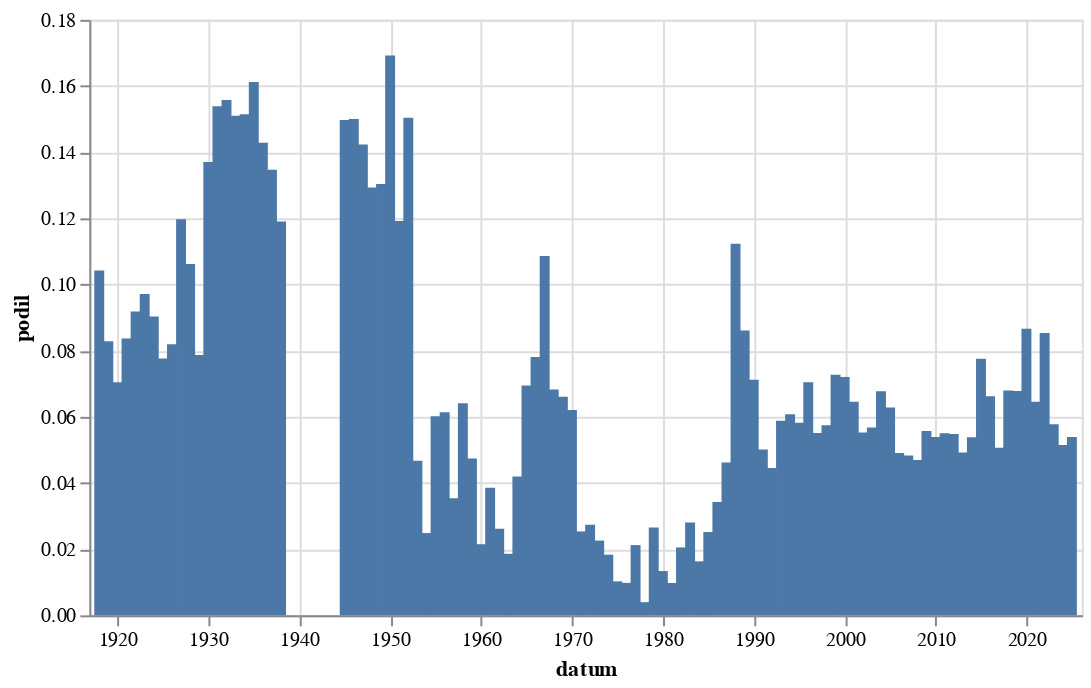

Source (notebook cell):
### Code cell
graf(vyvoj(r'[Pp]odnik[aá]'))

### Figure 1 — Vega-Lite specification as saved in the notebook (floating-point values rounded to 4 significant figures)
{"config": {"view": {"continuousWidth": 300, "continuousHeight": 300}}, "data": {"name": "data-4e019753b8e007df3f7f835a34fb08c1"}, "mark": {"type": "bar"}, "encoding": {"x": {"field": "datum", "type": "temporal"}, "y": {"field": "podil", "type": "quantitative"}}, "height": 300, "width": 500, "$schema": "https://vega.github.io/schema/vega-lite/v5.8.0.json", "datasets": {"data-4e019753b8e007df3f7f835a34fb08c1": [{"datum": "1918-01-01T00:00:00", "text": 27, "text_right": 259, "podil": 0.1042}, {"datum": "1919-01-01T00:00:00", "text": 190, "text_right": 2294, "podil": 0.08282}, {"datum": "1920-01-01T00:00:00", "text": 214, "text_right": 3038, "podil": 0.07044}, {"datum": "1921-01-01T00:00:00", "text": 343, "text_right": 4098, "podil": 0.0837}, {"datum": "1922-01-01T00:00:00", "text": 357, "text_right": 3886, "podil": 0.09187}, {"datum": "1923-01-01T00:00:00", "text": 245, "text_right": 2523, "podil": 0.09711}, {"datum": "1924-01-01T00:00:00", "text": 267, "text_right": 2955, "podil": 0.09036}, {"datum": "1925-01-01T00:00:00", "text": 181, "text_right": 2332, "podil": 0.07762}, {"datum": "1926-01-01T00:00:00", "text": 281, "text_right": 3430, "podil": 0.08192}, {"datum": "1927-01-01T00:00:00", "text": 356, "text_right": 2973, "podil": 0.1197}, {"datum": "1928-01-01T00:00:00", "text": 324, "text_right": 3050, "podil": 0.1062}, {"datum": "1929-01-01T00:00:00", "text": 135, "text_right": 1715, "podil": 0.07872}, {"datum": "1930-01-01T00:00:00", "text": 473, "text_right": 3451, "podil": 0.1371}, {"datum": "1931-01-01T00:00:00", "text": 465, "text_right": 3022, "podil": 0.1539}, {"datum": "1932-01-01T00:00:00", "text": 320, "text_right": 2054, "podil": 0.1558}, {"datum": "1933-01-01T00:00:00", "text": 325, "text_right": 2152, "podil": 0.151}, {"datum": "1934-01-01T00:00:00", "text": 275, "text_right": 1816, "podil": 0.1514}, {"datum": "1935-01-01T00:00:00", "text": 228, "text_right": 1414, "podil": 0.1612}, {"datum": "1936-01-01T00:00:00", "text": 296, "text_right": 2072, "podil": 0.1429}, {"datum": "1937-01-01T00:00:00", "text": 251, "text_right": 1864, "podil": 0.1347}, {"datum": "1938-01-01T00:00:00", "text": 117, "text_right": 983, "podil": 0.119}, {"datum": "1945-01-01T00:00:00", "text": 31, "text_right": 207, "podil": 0.1498}, {"datum": "1946-01-01T00:00:00", "text": 250, "text_right": 1666, "podil": 0.1501}, {"datum": "1947-01-01T00:00:00", "text": 235, "text_right": 1651, "podil": 0.1423}, {"datum": "1948-01-01T00:00:00", "text": 175, "text_right": 1353, "podil": 0.1293}, {"datum": "1949-01-01T00:00:00", "text": 73, "text_right": 560, "podil": 0.1304}, {"datum": "1950-01-01T00:00:00", "text": 55, "text_right": 325, "podil": 0.1692}, {"datum": "1951-01-01T00:00:00", "text": 31, "text_right": 260, "podil": 0.1192}, {"datum": "1952-01-01T00:00:00", "text": 40, "text_right": 266, "podil": 0.1504}, {"datum": "1953-01-01T00:00:00", "text": 10, "text_right": 214, "podil": 0.04673}, {"datum": "1954-01-01T00:00:00", "text": 5, "text_right": 201, "podil": 0.02488}, {"datum": "1955-01-01T00:00:00", "text": 8, "text_right": 133, "podil": 0.06015}, {"datum": "1956-01-01T00:00:00", "text": 14, "text_right": 228, "podil": 0.0614}, {"datum": "1957-01-01T00:00:00", "text": 9, "text_right": 254, "podil": 0.03543}, {"datum": "1958-01-01T00:00:00", "text": 15, "text_right": 234, "podil": 0.0641}, {"datum": "1959-01-01T00:00:00", "text": 11, "text_right": 232, "podil": 0.04741}, {"datum": "1960-01-01T00:00:00", "text": 6, "text_right": 279, "podil": 0.02151}, {"datum": "1961-01-01T00:00:00", "text": 11, "text_right": 285, "podil": 0.0386}, {"datum": "1962-01-01T00:00:00", "text": 4, "text_right": 153, "podil": 0.02614}, {"datum": "1963-01-01T00:00:00", "text": 4, "text_right": 215, "podil": 0.0186}, {"datum": "1964-01-01T00:00:00", "text": 19, "text_right": 453, "podil": 0.04194}, {"datum": "1965-01-01T00:00:00", "text": 20, "text_right": 288, "podil": 0.06944}, {"datum": "1966-01-01T00:00:00", "text": 26, "text_right": 333, "podil": 0.07808}, {"datum": "1967-01-01T00:00:00", "text": 34, "text_right": 313, "podil": 0.1086}, {"datum": "1968-01-01T00:00:00", "text": 74, "text_right": 1084, "podil": 0.06827}, {"datum": "1969-01-01T00:00:00", "text": 55, "text_right": 832, "podil": 0.06611}, {"datum": "1970-01-01T00:00:00", "text": 37, "text_right": 596, "podil": 0.06208}, {"datum": "1971-01-01T00:00:00", "text": 14, "text_right": 552, "podil": 0.02536}, {"datum": "1972-01-01T00:00:00", "text": 10, "text_right": 365, "podil": 0.0274}, {"datum": "1973-01-01T00:00:00", "text": 12, "text_right": 531, "podil": 0.0226}, {"datum": "1974-01-01T00:00:00", "text": 9, "text_right": 491, "podil": 0.01833}, {"datum": "1975-01-01T00:00:00", "text": 6, "text_right": 584, "podil": 0.01027}, {"datum": "1976-01-01T00:00:00", "text": 4, "text_right": 408, "podil": 0.009804}, {"datum": "1977-01-01T00:00:00", "text": 10, "text_right": 471, "podil": 0.02123}, {"datum": "1978-01-01T00:00:00", "text": 2, "text_right": 502, "podil": 0.003984}, {"datum": "1979-01-01T00:00:00", "text": 11, "text_right": 414, "podil": 0.02657}, {"datum": "1980-01-01T00:00:00", "text": 6, "text_right": 448, "podil": 0.01339}, {"datum": "1981-01-01T00:00:00", "text": 3, "text_right": 307, "podil": 0.009772}, {"datum": "1982-01-01T00:00:00", "text": 10, "text_right": 487, "podil": 0.02053}, {"datum": "1983-01-01T00:00:00", "text": 15, "text_right": 534, "podil": 0.02809}, {"datum": "1984-01-01T00:00:00", "text": 7, "text_right": 429, "podil": 0.01632}, {"datum": "1985-01-01T00:00:00", "text": 10, "text_right": 397, "podil": 0.02519}, {"datum": "1986-01-01T00:00:00", "text": 10, "text_right": 292, "podil": 0.03425}, {"datum": "1987-01-01T00:00:00", "text": 19, "text_right": 411, "podil": 0.04623}, {"datum": "1988-01-01T00:00:00", "text": 63, "text_right": 561, "podil": 0.1123}, {"datum": "1989-01-01T00:00:00", "text": 88, "text_right": 1022, "podil": 0.08611}, {"datum": "1990-01-01T00:00:00", "text": 469, "text_right": 6587, "podil": 0.0712}, {"datum": "1991-01-01T00:00:00", "text": 577, "text_right": 11502, "podil": 0.05017}, {"datum": "1992-01-01T00:00:00", "text": 398, "text_right": 8935, "podil": 0.04454}, {"datum": "1993-01-01T00:00:00", "text": 200, "text_right": 3398, "podil": 0.05886}, {"datum": "1994-01-01T00:00:00", "text": 176, "text_right": 2897, "podil": 0.06075}, {"datum": "1995-01-01T00:00:00", "text": 198, "text_right": 3402, "podil": 0.0582}, {"datum": "1996-01-01T00:00:00", "text": 270, "text_right": 3831, "podil": 0.07048}, {"datum": "1997-01-01T00:00:00", "text": 323, "text_right": 5859, "podil": 0.05513}, {"datum": "1998-01-01T00:00:00", "text": 277, "text_right": 4823, "podil": 0.05743}, {"datum": "1999-01-01T00:00:00", "text": 590, "text_right": 8114, "podil": 0.07271}, {"datum": "2000-01-01T00:00:00", "text": 592, "text_right": 8219, "podil": 0.07203}, {"datum": "2001-01-01T00:00:00", "text": 501, "text_right": 7756, "podil": 0.0646}, {"datum": "2002-01-01T00:00:00", "text": 350, "text_right": 6334, "podil": 0.05526}, {"datum": "2003-01-01T00:00:00", "text": 488, "text_right": 8590, "podil": 0.05681}, {"datum": "2004-01-01T00:00:00", "text": 533, "text_right": 7865, "podil": 0.06777}, {"datum": "2005-01-01T00:00:00", "text": 686, "text_right": 10922, "podil": 0.06281}, {"datum": "2006-01-01T00:00:00", "text": 376, "text_right": 7664, "podil": 0.04906}, {"datum": "2007-01-01T00:00:00", "text": 360, "text_right": 7448, "podil": 0.04834}, {"datum": "2008-01-01T00:00:00", "text": 374, "text_right": 7968, "podil": 0.04694}, {"datum": "2009-01-01T00:00:00", "text": 493, "text_right": 8843, "podil": 0.05575}, {"datum": "2010-01-01T00:00:00", "text": 302, "text_right": 5605, "podil": 0.05388}, {"datum": "2011-01-01T00:00:00", "text": 432, "text_right": 7852, "podil": 0.05502}, {"datum": "2012-01-01T00:00:00", "text": 365, "text_right": 6659, "podil": 0.05481}, {"datum": "2013-01-01T00:00:00", "text": 210, "text_right": 4268, "podil": 0.0492}, {"datum": "2014-01-01T00:00:00", "text": 513, "text_right": 9532, "podil": 0.05382}, {"datum": "2015-01-01T00:00:00", "text": 764, "text_right": 9853, "podil": 0.07754}, {"datum": "2016-01-01T00:00:00", "text": 671, "text_right": 10133, "podil": 0.06622}, {"datum": "2017-01-01T00:00:00", "text": 419, "text_right": 8277, "podil": 0.05062}, {"datum": "2018-01-01T00:00:00", "text": 669, "text_right": 9846, "podil": 0.06795}, {"datum": "2019-01-01T00:00:00", "text": 738, "text_right": 10877, "podil": 0.06785}, {"datum": "2020-01-01T00:00:00", "text": 932, "text_right": 10757, "podil": 0.08664}, {"datum": "2021-01-01T00:00:00", "text": 581, "text_right": 9003, "podil": 0.06453}, {"datum": "2022-01-01T00:00:00", "text": 900, "text_right": 10550, "podil": 0.08531}, {"datum": "2023-01-01T00:00:00", "text": 670, "text_right": 11599, "podil": 0.05776}, {"datum": "2024-01-01T00:00:00", "text": 604, "text_right": 11725, "podil": 0.05151}, {"datum": "2025-01-01T00:00:00", "text": 251, "text_right": 4659, "podil": 0.05387}]}}
